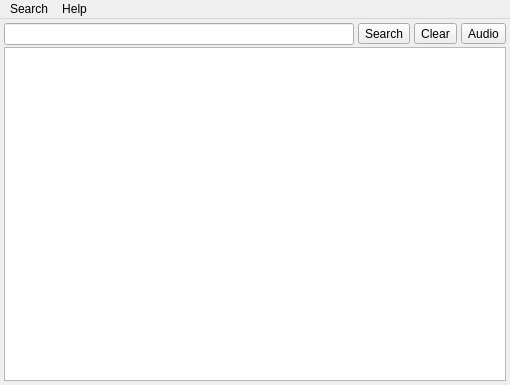
<?xml version="1.0" encoding="UTF-8"?>
<ui version="4.0">
 <class>ReoMain</class>
 <widget class="QMainWindow" name="ReoMain">
  <property name="geometry">
   <rect>
    <x>0</x>
    <y>0</y>
    <width>510</width>
    <height>385</height>
   </rect>
  </property>
  <property name="windowTitle">
   <string>Reo</string>
  </property>
  <property name="windowIcon">
   <iconset theme="accessories-dictionary">
    <normaloff>../../.designer/backup</normaloff>../../.designer/backup</iconset>
  </property>
  <property name="unifiedTitleAndToolBarOnMac">
   <bool>false</bool>
  </property>
  <widget class="QWidget" name="centralwidget">
   <property name="autoFillBackground">
    <bool>true</bool>
   </property>
   <layout class="QHBoxLayout" name="horizontalLayout_2">
    <property name="spacing">
     <number>4</number>
    </property>
    <property name="leftMargin">
     <number>4</number>
    </property>
    <property name="topMargin">
     <number>4</number>
    </property>
    <property name="rightMargin">
     <number>4</number>
    </property>
    <property name="bottomMargin">
     <number>4</number>
    </property>
    <item>
     <layout class="QVBoxLayout" name="verticalLayout">
      <property name="spacing">
       <number>2</number>
      </property>
      <property name="sizeConstraint">
       <enum>QLayout::SetMaximumSize</enum>
      </property>
      <item>
       <layout class="QHBoxLayout" name="horizontalLayout">
        <property name="spacing">
         <number>4</number>
        </property>
        <item>
         <widget class="QLineEdit" name="searchEntry">
          <property name="styleSheet">
           <string notr="true"/>
          </property>
          <property name="clearButtonEnabled">
           <bool>true</bool>
          </property>
         </widget>
        </item>
        <item>
         <widget class="QToolButton" name="searchButton">
          <property name="toolTip">
           <string>Search</string>
          </property>
          <property name="styleSheet">
           <string notr="true"/>
          </property>
          <property name="text">
           <string>Search</string>
          </property>
          <property name="icon">
           <iconset theme="edit-find">
            <normaloff>../../.designer/backup</normaloff>../../.designer/backup</iconset>
          </property>
         </widget>
        </item>
        <item>
         <widget class="QToolButton" name="clearButton">
          <property name="toolTip">
           <string>Clear</string>
          </property>
          <property name="styleSheet">
           <string notr="true"/>
          </property>
          <property name="text">
           <string>Clear</string>
          </property>
          <property name="icon">
           <iconset theme="edit-clear">
            <normaloff>../../.designer/backup</normaloff>../../.designer/backup</iconset>
          </property>
         </widget>
        </item>
        <item>
         <widget class="QToolButton" name="audioButton">
          <property name="toolTip">
           <string>Audio</string>
          </property>
          <property name="styleSheet">
           <string notr="true"/>
          </property>
          <property name="text">
           <string>Audio</string>
          </property>
          <property name="icon">
           <iconset theme="audio-speakers-symbolic">
            <normaloff>../../.designer/backup</normaloff>../../.designer/backup</iconset>
          </property>
         </widget>
        </item>
       </layout>
      </item>
      <item>
       <widget class="QTextEdit" name="defView">
        <property name="styleSheet">
         <string notr="true"/>
        </property>
        <property name="readOnly">
         <bool>true</bool>
        </property>
       </widget>
      </item>
     </layout>
    </item>
   </layout>
  </widget>
  <widget class="QMenuBar" name="menubar">
   <property name="geometry">
    <rect>
     <x>0</x>
     <y>0</y>
     <width>510</width>
     <height>30</height>
    </rect>
   </property>
   <widget class="QMenu" name="menuSearch">
    <property name="title">
     <string>Search</string>
    </property>
    <addaction name="actionPaste_Search"/>
    <addaction name="actionSearch_Selected"/>
    <addaction name="actionSave_Definition"/>
    <addaction name="actionRandom_Word"/>
   </widget>
   <widget class="QMenu" name="menuHelp">
    <property name="title">
     <string>Help</string>
    </property>
    <addaction name="actionAbout"/>
    <addaction name="actionQuit"/>
   </widget>
   <addaction name="menuSearch"/>
   <addaction name="menuHelp"/>
  </widget>
  <action name="actionPaste_Search">
   <property name="icon">
    <iconset theme="edit-paste-symbolic">
     <normaloff>../../.designer/backup</normaloff>../../.designer/backup</iconset>
   </property>
   <property name="text">
    <string>Paste &amp;&amp; Search</string>
   </property>
   <property name="shortcut">
    <string>Ctrl+Shift+V</string>
   </property>
  </action>
  <action name="actionSearch_Selected">
   <property name="icon">
    <iconset theme="edit-find-symbolic">
     <normaloff>../../.designer/backup</normaloff>../../.designer/backup</iconset>
   </property>
   <property name="text">
    <string>Search Selected Text</string>
   </property>
   <property name="shortcut">
    <string>Ctrl+S</string>
   </property>
  </action>
  <action name="actionSave_Definition">
   <property name="icon">
    <iconset theme="document-save-symbolic">
     <normaloff>../../.designer/backup</normaloff>../../.designer/backup</iconset>
   </property>
   <property name="text">
    <string>Save Definition</string>
   </property>
   <property name="shortcut">
    <string>Ctrl+Shift+S</string>
   </property>
  </action>
  <action name="actionRandom_Word">
   <property name="icon">
    <iconset theme="media-playlist-shuffle-symbolic">
     <normaloff>../../.designer/backup</normaloff>../../.designer/backup</iconset>
   </property>
   <property name="text">
    <string>Random Word</string>
   </property>
   <property name="shortcut">
    <string>Ctrl+R</string>
   </property>
  </action>
  <action name="actionAbout">
   <property name="icon">
    <iconset theme="help-about-symbolic">
     <normaloff>../../.designer/backup</normaloff>../../.designer/backup</iconset>
   </property>
   <property name="text">
    <string>About Reo</string>
   </property>
  </action>
  <action name="actionQuit">
   <property name="icon">
    <iconset theme="window-close-symbolic">
     <normaloff>../../.designer/backup</normaloff>../../.designer/backup</iconset>
   </property>
   <property name="text">
    <string>Quit</string>
   </property>
  </action>
 </widget>
 <resources/>
 <connections>
  <connection>
   <sender>searchEntry</sender>
   <signal>returnPressed()</signal>
   <receiver>searchButton</receiver>
   <slot>click()</slot>
   <hints>
    <hint type="sourcelabel">
     <x>665</x>
     <y>56</y>
    </hint>
    <hint type="destinationlabel">
     <x>707</x>
     <y>53</y>
    </hint>
   </hints>
  </connection>
  <connection>
   <sender>clearButton</sender>
   <signal>clicked()</signal>
   <receiver>defView</receiver>
   <slot>clear()</slot>
   <hints>
    <hint type="sourcelabel">
     <x>745</x>
     <y>63</y>
    </hint>
    <hint type="destinationlabel">
     <x>737</x>
     <y>117</y>
    </hint>
   </hints>
  </connection>
  <connection>
   <sender>clearButton</sender>
   <signal>clicked()</signal>
   <receiver>searchEntry</receiver>
   <slot>clear()</slot>
   <hints>
    <hint type="sourcelabel">
     <x>752</x>
     <y>47</y>
    </hint>
    <hint type="destinationlabel">
     <x>646</x>
     <y>56</y>
    </hint>
   </hints>
  </connection>
 </connections>
</ui>
